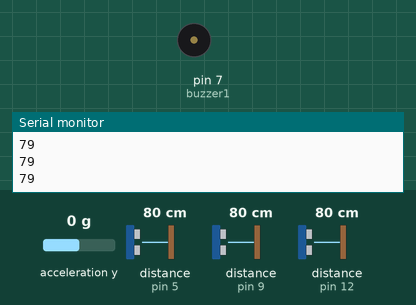
Recording of a sketch running on a simulated Arduino Uno, built with avr-gcc and run on an emulated ATmega328P. Shown: buzzer (waves = sounding), the last lines printed to the serial monitor. Wiring (inferred from the names in the program): 3 × ultrasonic range finder: trigger pin 4, echo pin 5 / trigger pin 8, echo pin 9 / trigger pin 13, echo pin 12. The inputs (shaded band) are chosen by the test bench; at power-on: distance to the obstacle (sensors on pin 5, pin 9, pin 12) 80 cm, acceleration y 0 g. The echo pulse lasts 58.3 µs per cm.

Above: at 1.2 s.
1.3 s: distance to the obstacle (sensor on pin 5) set to 53 cm
2.8 s: distance to the obstacle (sensor on pin 5) set to 47 cm
At 3.0 s:
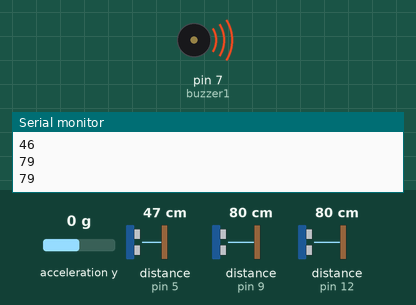
5.8 s: distance to the obstacle (sensor on pin 9) set to 9 cm
At 6.03 s:
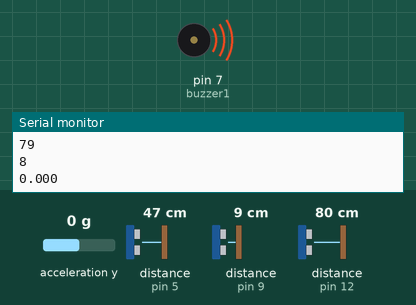
8.8 s: distance to the obstacle (sensor on pin 12) set to 2 cm
At 9.6 s:
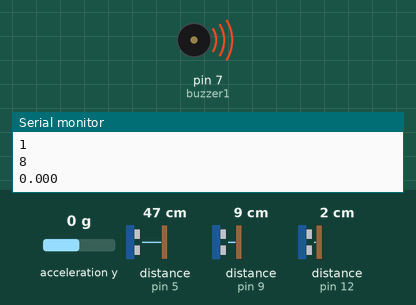
10.3 s: acceleration y set to -1.4 g
11.8 s: distance to the obstacle (sensor on pin 12) set to 18 cm
Timing chart, 0 to 14.8 s (numbered marks = the images above; inputs shaded):
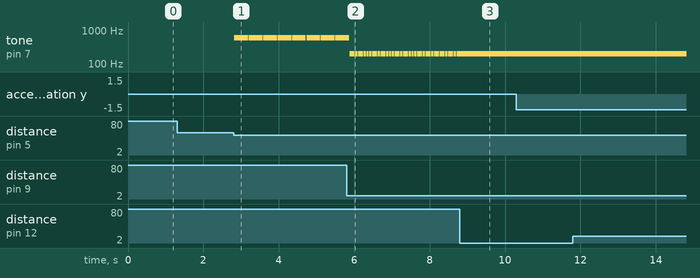

Measured:
- the behaviour switches between 51 and 50 cm on distance to the obstacle (sensor on pin 5) (found by bisection; images 0 and 1)
- after the input at 2.8 s, tone on pin 7 (buzzer1): alternates 600 Hz for 0.37 s and silent for 0.01 s, starting at once
- after the input at 5.8 s, tone on pin 7 (buzzer1): alternates 200 Hz for 0.06 s and silent for 0.01 s, starting after 0.08 s
- after the input at 8.8 s, tone on pin 7 (buzzer1): stops changing and stays 200 Hz

The sketch:

sketch_apr13a.ino
```cpp
// ARDUINO CODE

#define trigPin1 13 // Right IR ports
#define echoPin1 12
#define trigPin2 4 // Front IR ports
#define echoPin2 5
#define trigPin3 8 //Left IR ports
#define echoPin3 9
#define warningDist 50 // Distance in cm for proximity notification to start
#define buzzer1 7 // Buzzer port

#include <Wire.h> // Libraries for Accelerometer
#include "SparkFun_MMA8452Q.h"

MMA8452Q accel; // accelerometer object

long duration, distance, RightSensor,BackSensor,FrontSensor,LeftSensor;
long warning;
void setup()
{
  Serial.begin (9600);
  Wire.begin();
  if (accel.begin() == false)  // Checks if accelerometer is connected
  {
    Serial.println("Not Connected. Please check connections and read the hookup guide.");
    while (1);
  }
  //Setting mode for all IR Sensors and buzzer
  pinMode(trigPin1, OUTPUT);
  pinMode(echoPin1, INPUT);
  pinMode(trigPin2, OUTPUT);
  pinMode(echoPin2, INPUT);
  pinMode(trigPin3, OUTPUT);
  pinMode(echoPin3, INPUT);
  pinMode(buzzer1, OUTPUT);
}

void loop() { // Data input loop
  SonarSensor(trigPin1, echoPin1);
  RightSensor = distance;
  SonarSensor(trigPin2, echoPin2);
  FrontSensor = distance;
  SonarSensor(trigPin3, echoPin3);
  LeftSensor = distance;

  warning = getMin(LeftSensor, RightSensor, FrontSensor); // defaults to 25, otherwise = to smallest distance reading
  if(accel.available()) {
      Serial.print(accel.getCalculatedY(), 3);
      Serial.println();
   }

  //Serial.print("1ST SENSOR:  ");
  Serial.println(FrontSensor);

  //Serial.print("2ND SENSOR:  ");
  Serial.println(RightSensor);

  //Serial.print("3RD SENSOR:  ");
  Serial.println(LeftSensor);

  delay(warning*8); // Loop quickens as distance decreases, buzzer increases speed
  noTone(buzzer1); // Shut off buzzer
}

void SonarSensor(int trigPin,int echoPin)
{
  digitalWrite(trigPin, LOW);
  delayMicroseconds(10);
  digitalWrite(trigPin, HIGH);
  delayMicroseconds(10);
  digitalWrite(trigPin, LOW);
  duration = pulseIn(echoPin, HIGH);
  distance = (duration/2) / 29.1; // Find distance to object and convert to cm

}

long getMin(long l, long r, long f)
{
  //Buzz on different frequencies based on which direction is closest (right vs left vs front)
  warning = 25;
  if(l < warningDist)
  {
    warning = min(min(l, r), f);
    tone(buzzer1, 200);
  }
  else if(r < warningDist)
  {
    warning = min(min(l, r), f);
    tone(buzzer1, 1000);
  }
  else if(f < warningDist)
  {
    warning = min(min(l, r), f);
    tone(buzzer1, 600);
  }
  return warning;
}
```
